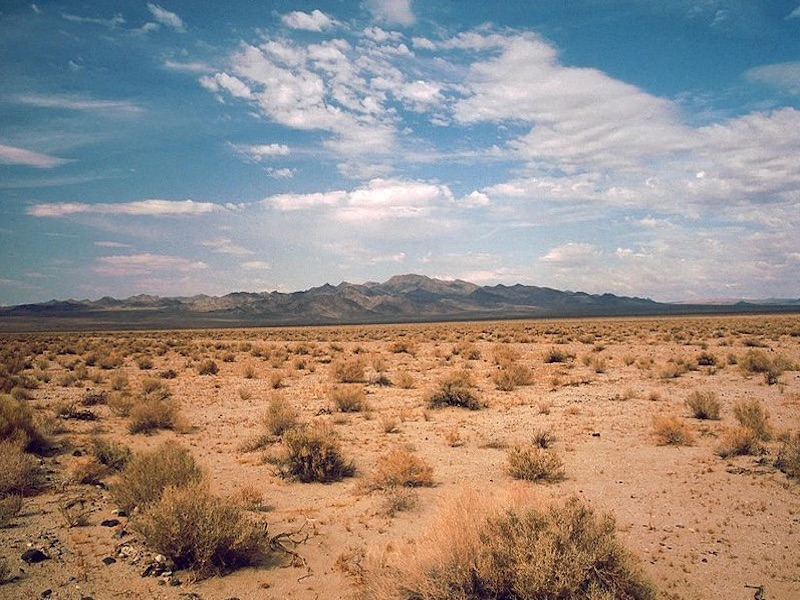
#> input picture cse110_images/desert.jpg, 800 x 600 px
$ python milstone3.py
#> lines starting #> are read from the running program, lines starting #| are printed output that depends on the picture
from PIL import Image
'''
image_original = Image.open("cse110_images/beach.jpg")
#image_original.show()
pixels_original=image_original.load()
width, height=image_original.size
r, g, b=pixels_original[100,200]
print(f'{r=} {b=} {g=}')
pixels_original[100,201]=(9,0,0)
pixels_original[100,202]=(9,0,0)
pixels_original[100,203]=(9,0,0)
pixels_original[100,204]=(9,0,0)
pixels_original[100,205]=(9,0,0)
image_original.show()
'''

image_background = Image.open("cse110_images/desert.jpg")
#> image_background is the input picture: PIL image 800x600 RGB; mean R, G, B 151.6, 139.6, 131.6
pixels_background = image_background.load()
#image_background.show()
image_replaced = Image.open("cse110_images/hiker.jpg")
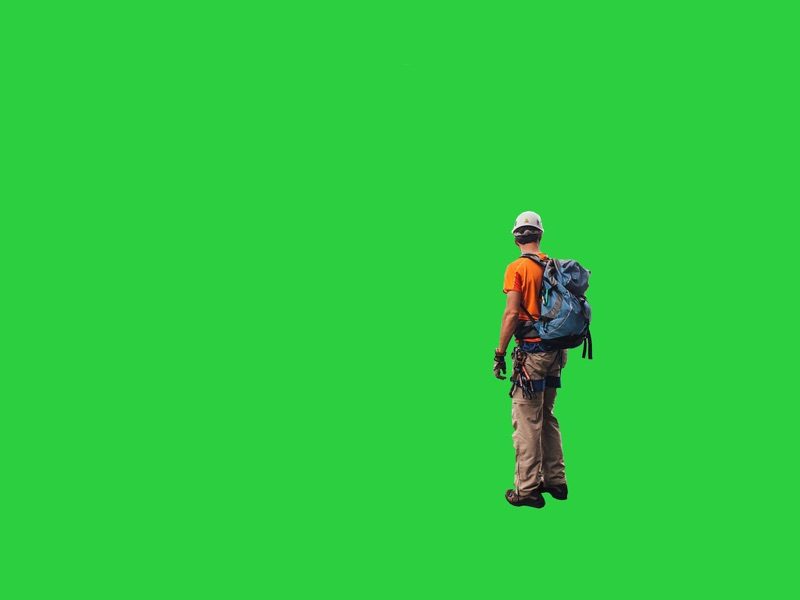
#> input picture cse110_images/hiker.jpg, 800 x 600 px
#> image_replaced is the input picture: PIL image 800x600 RGB; mean R, G, B 45.8, 202.4, 64.2
pixels_replaced = image_replaced.load()
#print(pixels_replaced[10,20])

for x in range(0, 800):
    for y in range(0,600):
        (r,g,b)=pixels_replaced[x,y]
        #pixels_replaced[x,y]=(r,g,255)
        #if pixels_replaced[x,y]== (44, 207, 64):
        if r<100 and g>110 and b<100:
            pixels_replaced[x,y]= pixels_background[x,y]
            r,g,b=pixels_replaced[x,y]
            pixels_replaced[x,y]=(r,g,100)
            for y in range(10,30):
                pixels_replaced[10,y]=(100,100,100)
               # for x in range(10,20):
                #    pixels_replaced[x,15]=(100,100,100)

image_replaced.show()
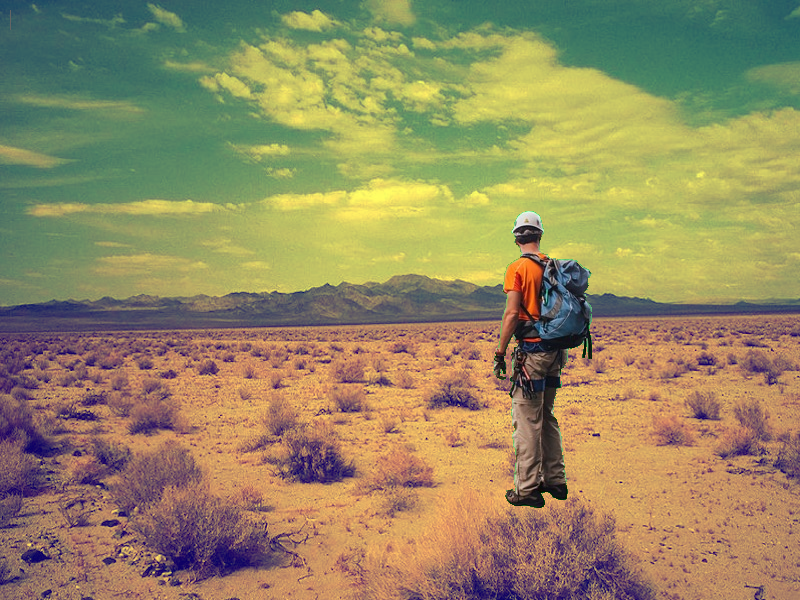
#> shown: PIL image 800x600 RGB; mean R, G, B 148.7, 137.4, 98.9


image_replaced.save('hiking_in_desert1.jpg')
'''
image_background1=Image.open('hiking_in_desert.jpg')
image_replaced1=Image.open('cse110_images/penguin.jpg')
pixels_background1=image_background1.load()
pixels_replaced1=image_replaced1.load()

for x in range(0, 800):
    for y in range(0,600):
        #(r,g,b)=pixels_replaced[x,y]
        #pixels_replaced[x,y]=(r,g,255)
        if pixels_replaced1[x,y]== (44, 207, 64):
            pixels_replaced1[x,y]= pixels_background1[x,y]

image_replaced1.show()
#print(pixels_replaced1[20,20])
'''
